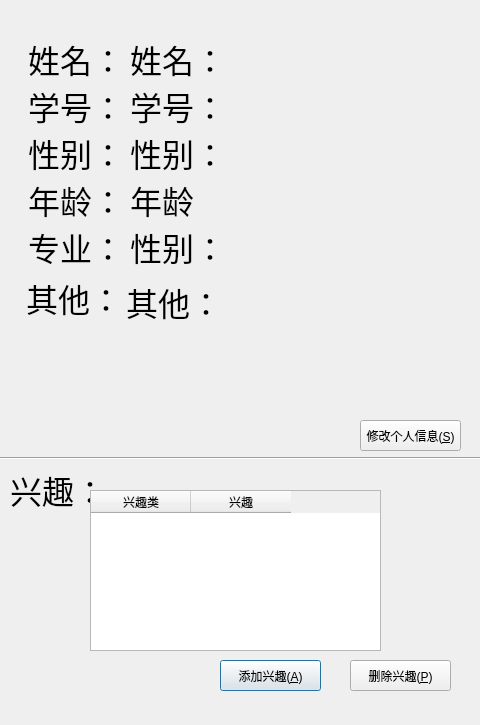
<?xml version="1.0" encoding="UTF-8"?>
<ui version="4.0">
 <class>stuInfoDialog</class>
 <widget class="QDialog" name="stuInfoDialog">
  <property name="geometry">
   <rect>
    <x>0</x>
    <y>0</y>
    <width>480</width>
    <height>725</height>
   </rect>
  </property>
  <property name="windowTitle">
   <string>Dialog</string>
  </property>
  <widget class="QLabel" name="label_6">
   <property name="geometry">
    <rect>
     <x>26</x>
     <y>278</y>
     <width>101</width>
     <height>39</height>
    </rect>
   </property>
   <property name="font">
    <font>
     <family>Adobe 宋体 Std L</family>
     <pointsize>24</pointsize>
    </font>
   </property>
   <property name="text">
    <string>其他：</string>
   </property>
  </widget>
  <widget class="QLabel" name="otherLabel">
   <property name="geometry">
    <rect>
     <x>126</x>
     <y>278</y>
     <width>321</width>
     <height>131</height>
    </rect>
   </property>
   <property name="font">
    <font>
     <family>Adobe 宋体 Std L</family>
     <pointsize>24</pointsize>
    </font>
   </property>
   <property name="text">
    <string>其他：</string>
   </property>
   <property name="alignment">
    <set>Qt::AlignLeading|Qt::AlignLeft|Qt::AlignTop</set>
   </property>
  </widget>
  <widget class="Line" name="line">
   <property name="geometry">
    <rect>
     <x>0</x>
     <y>450</y>
     <width>491</width>
     <height>16</height>
    </rect>
   </property>
   <property name="orientation">
    <enum>Qt::Horizontal</enum>
   </property>
  </widget>
  <widget class="QLabel" name="label_7">
   <property name="geometry">
    <rect>
     <x>10</x>
     <y>470</y>
     <width>101</width>
     <height>39</height>
    </rect>
   </property>
   <property name="font">
    <font>
     <family>Adobe 宋体 Std L</family>
     <pointsize>24</pointsize>
    </font>
   </property>
   <property name="text">
    <string>兴趣：</string>
   </property>
  </widget>
  <widget class="QLabel" name="nameLabel">
   <property name="geometry">
    <rect>
     <x>130</x>
     <y>40</y>
     <width>191</width>
     <height>37</height>
    </rect>
   </property>
   <property name="font">
    <font>
     <family>Adobe 宋体 Std L</family>
     <pointsize>24</pointsize>
    </font>
   </property>
   <property name="text">
    <string>姓名：</string>
   </property>
  </widget>
  <widget class="QLabel" name="label">
   <property name="geometry">
    <rect>
     <x>28</x>
     <y>40</y>
     <width>96</width>
     <height>37</height>
    </rect>
   </property>
   <property name="font">
    <font>
     <family>Adobe 宋体 Std L</family>
     <pointsize>24</pointsize>
    </font>
   </property>
   <property name="text">
    <string>姓名：</string>
   </property>
  </widget>
  <widget class="QLabel" name="label_2">
   <property name="geometry">
    <rect>
     <x>28</x>
     <y>87</y>
     <width>96</width>
     <height>37</height>
    </rect>
   </property>
   <property name="font">
    <font>
     <family>Adobe 宋体 Std L</family>
     <pointsize>24</pointsize>
    </font>
   </property>
   <property name="text">
    <string>学号：</string>
   </property>
  </widget>
  <widget class="QLabel" name="idLabel">
   <property name="geometry">
    <rect>
     <x>130</x>
     <y>87</y>
     <width>251</width>
     <height>37</height>
    </rect>
   </property>
   <property name="font">
    <font>
     <family>Adobe 宋体 Std L</family>
     <pointsize>24</pointsize>
    </font>
   </property>
   <property name="text">
    <string>学号：</string>
   </property>
  </widget>
  <widget class="QLabel" name="label_3">
   <property name="geometry">
    <rect>
     <x>28</x>
     <y>134</y>
     <width>96</width>
     <height>37</height>
    </rect>
   </property>
   <property name="font">
    <font>
     <family>Adobe 宋体 Std L</family>
     <pointsize>24</pointsize>
    </font>
   </property>
   <property name="text">
    <string>性别：</string>
   </property>
  </widget>
  <widget class="QLabel" name="sexLabel">
   <property name="geometry">
    <rect>
     <x>130</x>
     <y>134</y>
     <width>211</width>
     <height>37</height>
    </rect>
   </property>
   <property name="font">
    <font>
     <family>Adobe 宋体 Std L</family>
     <pointsize>24</pointsize>
    </font>
   </property>
   <property name="text">
    <string>性别：</string>
   </property>
  </widget>
  <widget class="QLabel" name="label_4">
   <property name="geometry">
    <rect>
     <x>28</x>
     <y>181</y>
     <width>96</width>
     <height>37</height>
    </rect>
   </property>
   <property name="font">
    <font>
     <family>Adobe 宋体 Std L</family>
     <pointsize>24</pointsize>
    </font>
   </property>
   <property name="text">
    <string>年龄：</string>
   </property>
  </widget>
  <widget class="QLabel" name="ageLabel">
   <property name="geometry">
    <rect>
     <x>130</x>
     <y>181</y>
     <width>211</width>
     <height>37</height>
    </rect>
   </property>
   <property name="font">
    <font>
     <family>Adobe 宋体 Std L</family>
     <pointsize>24</pointsize>
    </font>
   </property>
   <property name="text">
    <string>年龄</string>
   </property>
  </widget>
  <widget class="QLabel" name="label_5">
   <property name="geometry">
    <rect>
     <x>28</x>
     <y>228</y>
     <width>96</width>
     <height>37</height>
    </rect>
   </property>
   <property name="font">
    <font>
     <family>Adobe 宋体 Std L</family>
     <pointsize>24</pointsize>
    </font>
   </property>
   <property name="text">
    <string>专业：</string>
   </property>
  </widget>
  <widget class="QLabel" name="departmentLabel">
   <property name="geometry">
    <rect>
     <x>130</x>
     <y>228</y>
     <width>281</width>
     <height>37</height>
    </rect>
   </property>
   <property name="font">
    <font>
     <family>Adobe 宋体 Std L</family>
     <pointsize>24</pointsize>
    </font>
   </property>
   <property name="text">
    <string>性别：</string>
   </property>
  </widget>
  <widget class="QTableWidget" name="inteTableWidget">
   <property name="geometry">
    <rect>
     <x>90</x>
     <y>490</y>
     <width>291</width>
     <height>161</height>
    </rect>
   </property>
   <column>
    <property name="text">
     <string>兴趣类</string>
    </property>
   </column>
   <column>
    <property name="text">
     <string>兴趣</string>
    </property>
   </column>
  </widget>
  <widget class="QPushButton" name="addInteButton">
   <property name="geometry">
    <rect>
     <x>220</x>
     <y>660</y>
     <width>101</width>
     <height>31</height>
    </rect>
   </property>
   <property name="text">
    <string>添加兴趣(&amp;A)</string>
   </property>
  </widget>
  <widget class="QPushButton" name="delInteButton">
   <property name="geometry">
    <rect>
     <x>350</x>
     <y>660</y>
     <width>101</width>
     <height>31</height>
    </rect>
   </property>
   <property name="text">
    <string>删除兴趣(&amp;P)</string>
   </property>
  </widget>
  <widget class="QPushButton" name="modifyButton">
   <property name="enabled">
    <bool>true</bool>
   </property>
   <property name="geometry">
    <rect>
     <x>360</x>
     <y>420</y>
     <width>101</width>
     <height>31</height>
    </rect>
   </property>
   <property name="text">
    <string>修改个人信息(&amp;S)</string>
   </property>
  </widget>
 </widget>
 <resources/>
 <connections/>
</ui>
